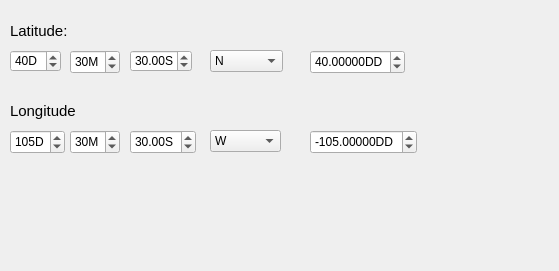
<?xml version="1.0" encoding="UTF-8"?>
<ui version="4.0">
 <class>LatlngcalcDialogBase</class>
 <widget class="QDialog" name="LatlngcalcDialogBase">
  <property name="geometry">
   <rect>
    <x>0</x>
    <y>0</y>
    <width>559</width>
    <height>271</height>
   </rect>
  </property>
  <property name="windowTitle">
   <string>Latitude / Longitude Calculator</string>
  </property>
  <widget class="QLabel" name="label">
   <property name="geometry">
    <rect>
     <x>10</x>
     <y>20</y>
     <width>69</width>
     <height>22</height>
    </rect>
   </property>
   <property name="font">
    <font>
     <pointsize>11</pointsize>
    </font>
   </property>
   <property name="text">
    <string>Latitude:</string>
   </property>
  </widget>
  <widget class="QSpinBox" name="spbLatD">
   <property name="geometry">
    <rect>
     <x>10</x>
     <y>50</y>
     <width>51</width>
     <height>22</height>
    </rect>
   </property>
   <property name="suffix">
    <string>D</string>
   </property>
   <property name="maximum">
    <number>90</number>
   </property>
   <property name="value">
    <number>40</number>
   </property>
  </widget>
  <widget class="QSpinBox" name="spbLatM">
   <property name="geometry">
    <rect>
     <x>70</x>
     <y>50</y>
     <width>50</width>
     <height>24</height>
    </rect>
   </property>
   <property name="suffix">
    <string>M</string>
   </property>
   <property name="maximum">
    <number>59</number>
   </property>
   <property name="value">
    <number>30</number>
   </property>
  </widget>
  <widget class="QDoubleSpinBox" name="spbLatS">
   <property name="geometry">
    <rect>
     <x>130</x>
     <y>50</y>
     <width>62</width>
     <height>22</height>
    </rect>
   </property>
   <property name="prefix">
    <string/>
   </property>
   <property name="suffix">
    <string>S</string>
   </property>
   <property name="maximum">
    <double>59.990000000000002</double>
   </property>
   <property name="value">
    <double>30.000000000000000</double>
   </property>
  </widget>
  <widget class="QComboBox" name="cmbLatH">
   <property name="geometry">
    <rect>
     <x>210</x>
     <y>50</y>
     <width>73</width>
     <height>22</height>
    </rect>
   </property>
   <property name="currentText">
    <string>N</string>
   </property>
   <item>
    <property name="text">
     <string>N</string>
    </property>
   </item>
   <item>
    <property name="text">
     <string>S</string>
    </property>
   </item>
  </widget>
  <widget class="QDoubleSpinBox" name="spbLatDD">
   <property name="geometry">
    <rect>
     <x>310</x>
     <y>50</y>
     <width>95</width>
     <height>24</height>
    </rect>
   </property>
   <property name="suffix">
    <string>DD</string>
   </property>
   <property name="decimals">
    <number>5</number>
   </property>
   <property name="minimum">
    <double>-90.000000000000000</double>
   </property>
   <property name="maximum">
    <double>90.000000000000000</double>
   </property>
   <property name="singleStep">
    <double>0.010000000000000</double>
   </property>
   <property name="value">
    <double>40.000000000000000</double>
   </property>
  </widget>
  <widget class="QDoubleSpinBox" name="spbLngDD">
   <property name="geometry">
    <rect>
     <x>310</x>
     <y>130</y>
     <width>107</width>
     <height>24</height>
    </rect>
   </property>
   <property name="suffix">
    <string>DD</string>
   </property>
   <property name="decimals">
    <number>5</number>
   </property>
   <property name="minimum">
    <double>-180.000000000000000</double>
   </property>
   <property name="maximum">
    <double>180.000000000000000</double>
   </property>
   <property name="singleStep">
    <double>0.010000000000000</double>
   </property>
   <property name="value">
    <double>-105.000000000000000</double>
   </property>
  </widget>
  <widget class="QSpinBox" name="spbLngM">
   <property name="geometry">
    <rect>
     <x>70</x>
     <y>130</y>
     <width>50</width>
     <height>24</height>
    </rect>
   </property>
   <property name="suffix">
    <string>M</string>
   </property>
   <property name="maximum">
    <number>59</number>
   </property>
   <property name="value">
    <number>30</number>
   </property>
  </widget>
  <widget class="QSpinBox" name="spbLngD">
   <property name="geometry">
    <rect>
     <x>10</x>
     <y>130</y>
     <width>55</width>
     <height>24</height>
    </rect>
   </property>
   <property name="suffix">
    <string>D</string>
   </property>
   <property name="maximum">
    <number>180</number>
   </property>
   <property name="value">
    <number>105</number>
   </property>
  </widget>
  <widget class="QDoubleSpinBox" name="spbLngS">
   <property name="geometry">
    <rect>
     <x>130</x>
     <y>130</y>
     <width>66</width>
     <height>24</height>
    </rect>
   </property>
   <property name="prefix">
    <string/>
   </property>
   <property name="suffix">
    <string>S</string>
   </property>
   <property name="maximum">
    <double>59.990000000000002</double>
   </property>
   <property name="value">
    <double>30.000000000000000</double>
   </property>
  </widget>
  <widget class="QLabel" name="label_2">
   <property name="geometry">
    <rect>
     <x>10</x>
     <y>100</y>
     <width>78</width>
     <height>22</height>
    </rect>
   </property>
   <property name="font">
    <font>
     <pointsize>11</pointsize>
    </font>
   </property>
   <property name="text">
    <string>Longitude</string>
   </property>
  </widget>
  <widget class="QComboBox" name="cmbLngH">
   <property name="geometry">
    <rect>
     <x>210</x>
     <y>130</y>
     <width>71</width>
     <height>22</height>
    </rect>
   </property>
   <property name="currentText">
    <string>W</string>
   </property>
   <item>
    <property name="text">
     <string>W</string>
    </property>
   </item>
   <item>
    <property name="text">
     <string>E</string>
    </property>
   </item>
  </widget>
 </widget>
 <resources/>
 <connections/>
</ui>
